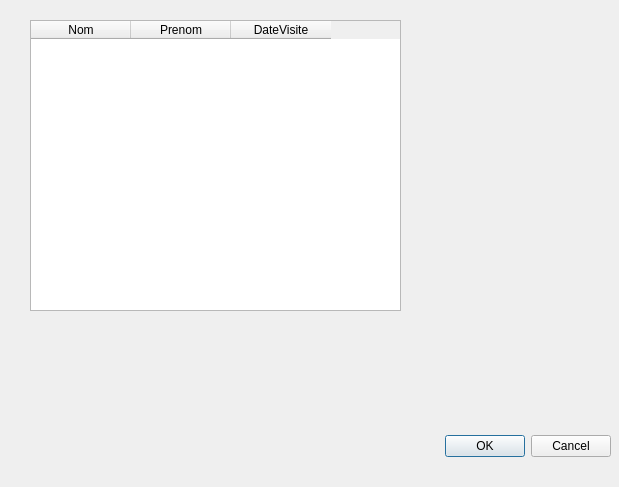
<?xml version="1.0" encoding="UTF-8"?>
<ui version="4.0">
 <class>DialogVisiteControleur</class>
 <widget class="QDialog" name="DialogVisiteControleur">
  <property name="geometry">
   <rect>
    <x>0</x>
    <y>0</y>
    <width>619</width>
    <height>487</height>
   </rect>
  </property>
  <property name="windowTitle">
   <string>Dialog</string>
  </property>
  <widget class="QDialogButtonBox" name="buttonBox">
   <property name="geometry">
    <rect>
     <x>270</x>
     <y>430</y>
     <width>341</width>
     <height>32</height>
    </rect>
   </property>
   <property name="orientation">
    <enum>Qt::Horizontal</enum>
   </property>
   <property name="standardButtons">
    <set>QDialogButtonBox::Cancel|QDialogButtonBox::Ok</set>
   </property>
  </widget>
  <widget class="QTableWidget" name="tableWidgetProducteur">
   <property name="geometry">
    <rect>
     <x>30</x>
     <y>20</y>
     <width>371</width>
     <height>291</height>
    </rect>
   </property>
   <column>
    <property name="text">
     <string>Nom</string>
    </property>
   </column>
   <column>
    <property name="text">
     <string>Prenom</string>
    </property>
   </column>
   <column>
    <property name="text">
     <string>DateVisite</string>
    </property>
   </column>
  </widget>
 </widget>
 <resources/>
 <connections>
  <connection>
   <sender>buttonBox</sender>
   <signal>accepted()</signal>
   <receiver>DialogVisiteControleur</receiver>
   <slot>accept()</slot>
   <hints>
    <hint type="sourcelabel">
     <x>248</x>
     <y>254</y>
    </hint>
    <hint type="destinationlabel">
     <x>157</x>
     <y>274</y>
    </hint>
   </hints>
  </connection>
  <connection>
   <sender>buttonBox</sender>
   <signal>rejected()</signal>
   <receiver>DialogVisiteControleur</receiver>
   <slot>reject()</slot>
   <hints>
    <hint type="sourcelabel">
     <x>316</x>
     <y>260</y>
    </hint>
    <hint type="destinationlabel">
     <x>286</x>
     <y>274</y>
    </hint>
   </hints>
  </connection>
 </connections>
</ui>
